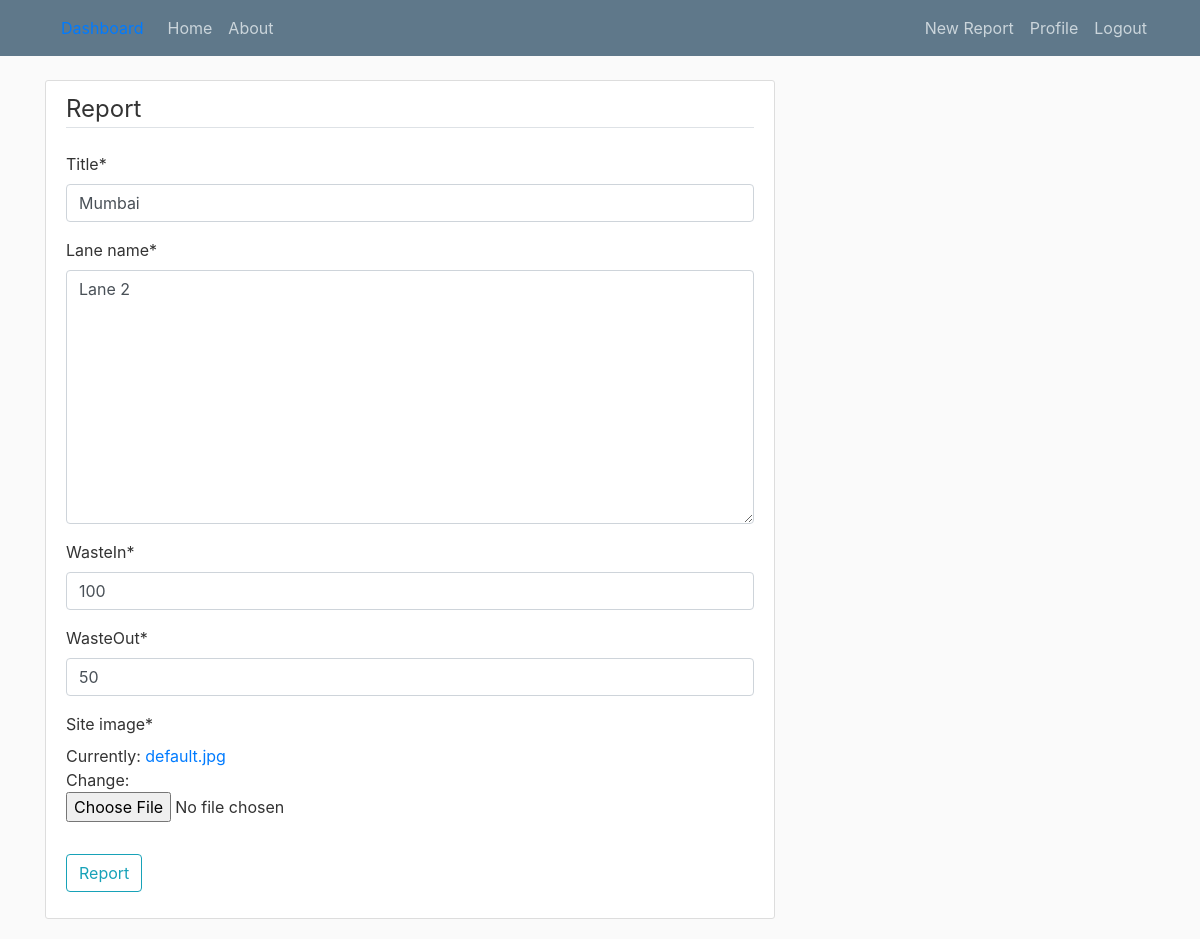
The app's page /post/1/update/ (signed in) with its own data.
### blog/models.py (models this page shows, shortened)
class Post(models.Model):
    title = models.CharField(max_length=100) #city
    Lane_name = models.TextField() #lane
    WasteIn = models.IntegerField(default=0)
    WasteOut = models.IntegerField(default=0)
    date_posted = models.DateTimeField(default=timezone.now) #auto_now records time of every update where as auto_now_add records just the time of creation
    author = models.ForeignKey(User, on_delete=models.CASCADE) #One to many from author to post | on_delete tells to delete all post of the user/author if he/she gets deleted
    site_image = models.ImageField(default = 'default.jpg', upload_to = 'profilepics')

### blog/views.py (the view, shortened to what this page needs)
# urls.py: path('post/<int:pk>/update/', PostUpdateView.as_view() , name = 'post-update'),
class PostUpdateView(LoginRequiredMixin,UserPassesTestMixin,UpdateView):
    model = Post
    fields = ['title','Lane_name','WasteIn','WasteOut','site_image']
    def test_func(self):
        post = self.get_object()
        if self.request.user == post.author:
            return True
        return False

### blog/templates/blog/post_form.html (shortened to what this page needs)
{% extends 'blog/base.html'%}
{% load crispy_forms_tags %}
{% block content %}
<div class = "content-section">
    <form method = "POST" enctype="multipart/form-data">
        <fieldset class = "form-group">
            <legend class = "border-bottom mb-4">
                Report
            </legend>
            {{ form|crispy }}
        </fieldset>
        <div class = "form-group">
            <button class = "btn btn-outline-info" type = "submit">Report</button>
        </div>
    </form>
</div>
{% endblock content %}

### blog/static/blog/main.css (style rules this page uses)
body { background: #fafafa; color: #333333; margin-top: 5rem; }
.content-section { background: #ffffff; padding: 10px 20px; border: 1px solid #dddddd; border-radius: 3px; margin-bottom: 20px; }

### records on screen
Post: title "Mumbai", Lane_name "Lane 2", WasteIn "100", WasteOut "50"
